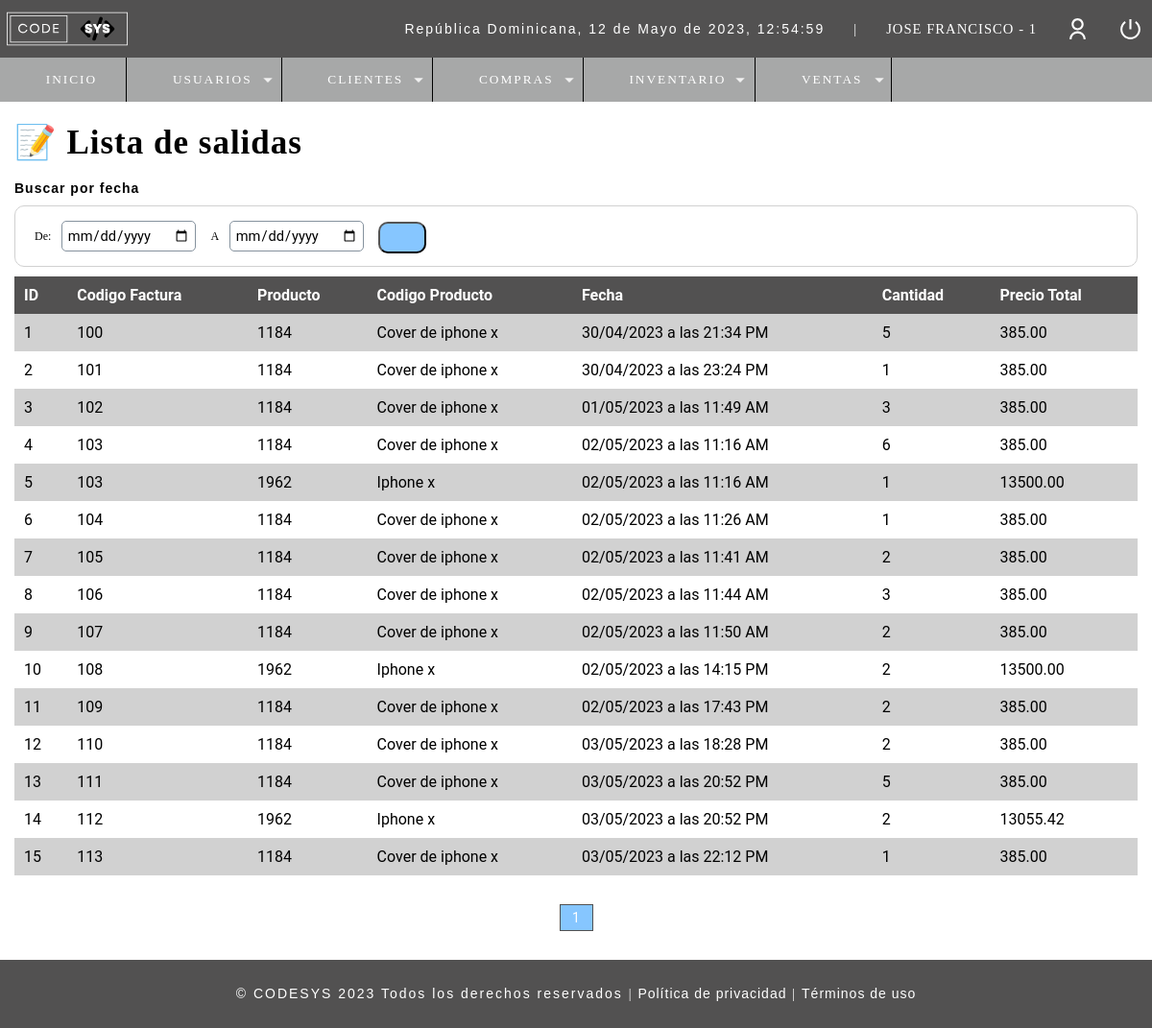
The page /r_salidas.php (signed in) on the database its author committed.
### tables this page shows
CREATE TABLE `t_usuario` (
  `ID_Usuario` int(11) NOT NULL,
  `Nombre` varchar(50) DEFAULT NULL,
  `Email` varchar(100) DEFAULT NULL,
  `Usuario` varchar(15) DEFAULT NULL,
  `Pass` varchar(150) DEFAULT NULL,
  `Rol` int(11) DEFAULT NULL,
  `ID_Estado` int(10) DEFAULT NULL
);

CREATE TABLE `t_salida_inventario` (
  `ID_Detalle_Salida` int(11) NOT NULL,
  `Cod_Fact` int(11) NOT NULL,
  `Cod_producto` int(11) NOT NULL,
  `Fecha_Salida` datetime DEFAULT current_timestamp(),
  `Cantidad` int(11) NOT NULL,
  `Precio_total` decimal(10,2) NOT NULL
);

CREATE TABLE `t_producto` (
  `Cod_Producto` int(11) NOT NULL,
  `Nombre` varchar(50) NOT NULL,
  `Descripcion` varchar(100) DEFAULT NULL,
  `Proveedor` int(11) DEFAULT NULL,
  `Precio_Unitario` decimal(10,2) DEFAULT NULL,
  `Cantidad` int(11) DEFAULT NULL,
  `Fecha_Registro` datetime NOT NULL DEFAULT current_timestamp(),
  `Costo` decimal(50,0) NOT NULL,
  `Imagen` text DEFAULT NULL,
  `ID_Usuario` int(11) NOT NULL,
  `ID_Estado` int(11) NOT NULL,
  `ID_Categoria` int(11) NOT NULL
);

### Include/functions.php (called while the page is built, shortened)
<?php
	function fechaActual(){
		$mes = array("","Enero",
		    "Febrero",
			"Marzo",
			"Abril",
			"Mayo",
			"Junio",
			"Julio",
			"Agosto",
			"Septiembre",
			"Octubre",
			"Noviembre",
			"Diciembre");
		return date('d')." de ". $mes[date('n')] . " de " . date('Y') . ", " . date('H:i:s');
	}
?>

### Controllers/r_salidas.controller.php (called while the page is built, shortened)
<?php
include("./Database/conn_backend.php");
$sql_registers =  mysqli_query($conn, "SELECT COUNT(*) as total_registers FROM t_salida_inventario");
$result_registers = mysqli_fetch_array($sql_registers);
$total_registro = $result_registers['total_registers'];
$paginas = 50;
if(empty($_GET['pagina'])){
    $pagina = 1;
}else{
    $pagina = $_GET['pagina'];
}
$from = ($pagina - 1) * $paginas;
$total_pages = ceil($total_registro / $paginas);
$sql = "SELECT si.ID_Detalle_Salida, si.Cod_Fact, prod.Cod_producto, prod.Nombre, DATE_FORMAT(si.Fecha_Salida, '%d/%m/%Y a las %H%:%i% %p') AS Fecha_New, si.Cantidad, si.Precio_total
            FROM t_salida_inventario si
            INNER JOIN t_producto prod
            ON si.Cod_producto = prod.Cod_Producto
            ORDER BY si.ID_Detalle_Salida ASC
            LIMIT $from,$paginas";
$result = mysqli_query($conn, $sql);
?>

### r_salidas.php (the view, shortened to what this page needs)
<?php
    include_once("Include/plantilla_Cabeza.php");
    include("Controllers/r_salidas.controller.php");
?>
<br>
<br>
<head>
    <link rel="stylesheet" href="css/style.css">
</head>
<section id="container">
    <div class="r_user">
	<h1>📝 Lista de salidas</h1>
    <div>
        <br>
        <h5>Buscar por fecha</h5>
        <form method="GET" action="buscar_salidas.php" class="form_search_date">
            <label>De: </label>
            <input type="date" name="fecha_de" id="fecha_de" value="<?php echo $fecha_de;?>" required>
            <label> A </label>
            <input type="date" name="fecha_a" id="fecha_a" value="<?php echo $fecha_a;?>" required>
            <button type="submit" class="btn_view"><i class="fa-solid fa-magnifying-glass" style="color: #000000;"></i></button>
        </form>
    </div>
    <div class="containerTableResponsive">
    <table>
        <thead class="table">
        <tr>
            <th>ID</th>
            <th>Codigo Factura</th>
            <th>Producto</th>
            <th>Codigo Producto</th>
            <th>Fecha</th>
            <th>Cantidad</th>
            <th>Precio Total</th>
        </tr>
        </thead>
        <tbody>
        <?php while($mostrar = mysqli_fetch_array($result)): ?>
        <tr>
            <td><?= $mostrar['ID_Detalle_Salida']; ?></td>
            <td><?= $mostrar['Cod_Fact']; ?></td>
            <td><?= $mostrar['Cod_producto']; ?></td>
            <td><?= $mostrar['Nombre']; ?></td>
            <td><?= $mostrar['Fecha_New']; ?></td>
            <td><?= $mostrar['Cantidad']; ?></td>
            <td><?= $mostrar['Precio_total']; ?></td>
            <?php endwhile;?>
        </tr>
        </tbody>
    </table>
    </div>
    <div class="paginador">
        <ul>
            <?php if($pagina != 1){ ?>
            <li><a href="?pagina=<?php echo 1; ?>"><i class="fa-sharp fa-solid fa-backward-step" style="color: #000000; height: 16px;"></i></a></li>
            <li><a href="?pagina=<?php echo $pagina-1; ?>"><i class="fa-sharp fa-solid fa-caret-left" style="color: #000000; height: 16px;"></i></a></li>
            <?php } for($i=1;$i<=$total_pages;$i++){
                if($i == $pagina){
                    echo '<li class="page_select">'.$i.'</a></li>';
                }else{
                echo '<li><a href="?pagina='.$i.'">'.$i.'</a></li>';
                }
            } if($pagina != $total_pages){ ?>
            <li><a href="?pagina=<?php echo $pagina + 1; ?>"><i class="fa-solid fa-caret-right" style="color: #000000; height: 16px;"></i></a></li>
            <li><a href="?pagina=<?php echo $total_pages?>"><i class="fa-sharp fa-solid fa-forward-step" style="color: #000000; height: 16px;"></i></a></li>
            <?php } ?>
        </ul>
    </div>
    </div>
</section>
<?php include_once("Include/plantilla_pie.php");?>

### Include/plantilla_Cabeza.php (shortened to what this page needs)
<?php
	include("./Database/conn_backend.php");
	include("scripts.php");
	$usuario = $_SESSION['Usuario'];
	$sql = "SELECT * FROM t_usuario WHERE Usuario='$usuario'";
	$result = mysqli_query($conn, $sql);
?>
<!DOCTYPE html>
<html lang="en">
<head>
</head>
<body>
	<header>
		<div class="header">
			<h1><img class="imgHeader" src="assets\images\CODESYSLOGO.svg" alt="Logo de CODESYS" width="130px" height="100px" style="margin-top:2px; margin-left:-5px;"></h1>
			<div class="optionsBar">
				<p id="hora">República Dominicana, <?php echo fechaActual();?></p>
				<span>|</span>
				<?php while($mostrar = mysqli_fetch_array($result)){?>
				<span class="user"><?php echo $mostrar['Nombre'].' - '.$mostrar['Rol']?></span>
				<?php } ?>
				<img class="photouser" src="assets\images\user-line.svg" alt="Usuario">
				<a href="Include\Close_session.php"><img class="close" src="assets\images\shut-down-line.svg" alt="Salir del sistema" title="Salir"></a>
			</div>
		</div>
		<?php include("Include/navbar.php");?>
	</header>

### assets/css/style_plantillas.css (style rules this page uses)
* { margin:0; padding:0; box-sizing: border-box; text-decoration: none; font-family: 'Roboto', sans-serif; }
body { background: #fff; }
h1, h2, h3, h4, h5, h6 { font-family: 'arial'; font-weight: bold; letter-spacing: 1px; }
h1 { font-family: 'GothamBook'; font-size: 26px; }
h5 { font-size: 14px; }
p { font-family: 'arial'; letter-spacing: 2px; font-size: 14px; line-height: 20px; }
a { text-decoration: none; font-family: arial; letter-spacing: 1px; }
span { font-family: 'GothamBook'; letter-spacing: 1px; font-size: 14px; line-height: 20px; }
header { position: fixed; width: 100%; }
.header { color: #FFF; background: #525151; height: 60px; display: -webkit-flex; display: -moz-flex; display: -ms-flex; display: -o-flex; display: flex; justify-content: space-between; align-items: center; padding: 10px; }
.optionsBar { display: -webkit-flex; display: -moz-flex; display: -ms-flex; display: -o-flex; display: flex; justify-content: center; align-items: center; }
.optionsBar span { color: #FFF; font-size: 11pt; font-family: 'GothamBook'; text-transform: uppercase; margin-left: 30px; }
.photouser { margin-left: 30px; width: 25px; height: 25px; }
.close { width: 25px; height: 25px; }
.optionsBar a { display: -webkit-flex; display: -moz-flex; display: -ms-flex; display: -o-flex; display: flex; margin-left: 30px; }
#container { padding: 90px 15px 15px; }

### css/style.css (style rules this page uses)
* { margin:0; padding:0; box-sizing: border-box; text-decoration: none; font-family: 'Roboto', sans-serif; }
form { background-color: #fff; margin:auto; padding:20px 50px; border:1px solid #d1d1d1 }
label { display: block; font-size: 12px; font-family:'GothamBook'; margin:15px auto 5px auto; }
input,select { margin: 5px; margin-left: 0.5px; display: block; width: 100%; font-size: 11pt; padding: 5px; border: 1px solid #85929e; border-radius: 5px; }
.r_user h1 { font-size: 35px; display: inline-block; }
table { border-collapse: collapse; font-size: 12pt; font-family: Arial, Helvetica, sans-serif; width: 100%; }
table th { text-align: left; padding:10px; background: #525151; color:#fff; }
table tr:nth-child(odd) { background-color: #d1d1d1; }
table tr:nth-child(even) { background-color: #fff; }
table td { padding:10px; }
.paginador ul { padding:15px; list-style: none; background-color: #fff; margin-top: 15px; display: flex; justify-content: center; }
.paginador a, .page_select { color:#000; border:1px solid #525151; padding:5px 5px; display:inline-block; font-size: 14px; text-align: center; width: 35px; }
.page_select { color:#fff; background-color: #86c6ff;; }
.form_search_date { padding: 10px; display: flex; justify-content: flex-start; align-items: center; border-radius: 10px; margin: 10px auto; }
.form_search_date label { margin: 0 10px; }
.form_search_date input { width: auto; }
.form_search_date .btn_view { padding: 8px; }
.form_search_date .btn_view { background-color: #86c6ff; color:#000; padding:0px 10px; border-radius: 10px; cursor:pointer; width: 50px; height: 33px; margin-top: 3px; }
.btn_view { background-color: #86c6ff; color:#000; padding:0px 8px; border-radius: 8px; cursor:pointer; width: 38px; height: 33px; margin-left: 10px; }
.type_fact, button, legend { color: white; padding: 5px 10px; border-radius: 0; font-size: 14px; }

### rows shown on the page
t_usuario: Nombre "JOSE FRANCISCO", Rol "1"
t_salida_inventario: ID_Detalle_Salida "1", Cod_Fact "100", Cod_producto.Cod_Producto "1184", Cod_producto.Nombre "Cover de iphone x", Fecha_New "30/04/2023 a las 21:34 PM", Cantidad "5", Precio_total "385.00"
t_salida_inventario: ID_Detalle_Salida "2", Cod_Fact "101", Cod_producto.Cod_Producto "1184", Cod_producto.Nombre "Cover de iphone x", Fecha_New "30/04/2023 a las 23:24 PM", Cantidad "1", Precio_total "385.00"
t_salida_inventario: ID_Detalle_Salida "3", Cod_Fact "102", Cod_producto.Cod_Producto "1184", Cod_producto.Nombre "Cover de iphone x", Fecha_New "01/05/2023 a las 11:49 AM", Cantidad "3", Precio_total "385.00"
t_salida_inventario: ID_Detalle_Salida "4", Cod_Fact "103", Cod_producto.Cod_Producto "1184", Cod_producto.Nombre "Cover de iphone x", Fecha_New "02/05/2023 a las 11:16 AM", Cantidad "6", Precio_total "385.00"
t_salida_inventario: ID_Detalle_Salida "5", Cod_Fact "103", Cod_producto.Cod_Producto "1962", Cod_producto.Nombre "Iphone x", Fecha_New "02/05/2023 a las 11:16 AM", Cantidad "1", Precio_total "13500.00"
t_salida_inventario: ID_Detalle_Salida "6", Cod_Fact "104", Cod_producto.Cod_Producto "1184", Cod_producto.Nombre "Cover de iphone x", Fecha_New "02/05/2023 a las 11:26 AM", Cantidad "1", Precio_total "385.00"
t_salida_inventario: ID_Detalle_Salida "7", Cod_Fact "105", Cod_producto.Cod_Producto "1184", Cod_producto.Nombre "Cover de iphone x", Fecha_New "02/05/2023 a las 11:41 AM", Cantidad "2", Precio_total "385.00"
t_salida_inventario: ID_Detalle_Salida "8", Cod_Fact "106", Cod_producto.Cod_Producto "1184", Cod_producto.Nombre "Cover de iphone x", Fecha_New "02/05/2023 a las 11:44 AM", Cantidad "3", Precio_total "385.00"
t_salida_inventario: ID_Detalle_Salida "9", Cod_Fact "107", Cod_producto.Cod_Producto "1184", Cod_producto.Nombre "Cover de iphone x", Fecha_New "02/05/2023 a las 11:50 AM", Cantidad "2", Precio_total "385.00"
t_salida_inventario: ID_Detalle_Salida "10", Cod_Fact "108", Cod_producto.Cod_Producto "1962", Cod_producto.Nombre "Iphone x", Fecha_New "02/05/2023 a las 14:15 PM", Cantidad "2", Precio_total "13500.00"
t_salida_inventario: ID_Detalle_Salida "11", Cod_Fact "109", Cod_producto.Cod_Producto "1184", Cod_producto.Nombre "Cover de iphone x", Fecha_New "02/05/2023 a las 17:43 PM", Cantidad "2", Precio_total "385.00"
t_salida_inventario: ID_Detalle_Salida "12", Cod_Fact "110", Cod_producto.Cod_Producto "1184", Cod_producto.Nombre "Cover de iphone x", Fecha_New "03/05/2023 a las 18:28 PM", Cantidad "2", Precio_total "385.00"
t_salida_inventario: ID_Detalle_Salida "13", Cod_Fact "111", Cod_producto.Cod_Producto "1184", Cod_producto.Nombre "Cover de iphone x", Fecha_New "03/05/2023 a las 20:52 PM", Cantidad "5", Precio_total "385.00"
t_salida_inventario: ID_Detalle_Salida "14", Cod_Fact "112", Cod_producto.Cod_Producto "1962", Cod_producto.Nombre "Iphone x", Fecha_New "03/05/2023 a las 20:52 PM", Cantidad "2", Precio_total "13055.42"
t_salida_inventario: ID_Detalle_Salida "15", Cod_Fact "113", Cod_producto.Cod_Producto "1184", Cod_producto.Nombre "Cover de iphone x", Fecha_New "03/05/2023 a las 22:12 PM", Cantidad "1", Precio_total "385.00"

### other values the page prints
fechaActual() "12 de Mayo de 2023, 12:54:59"
